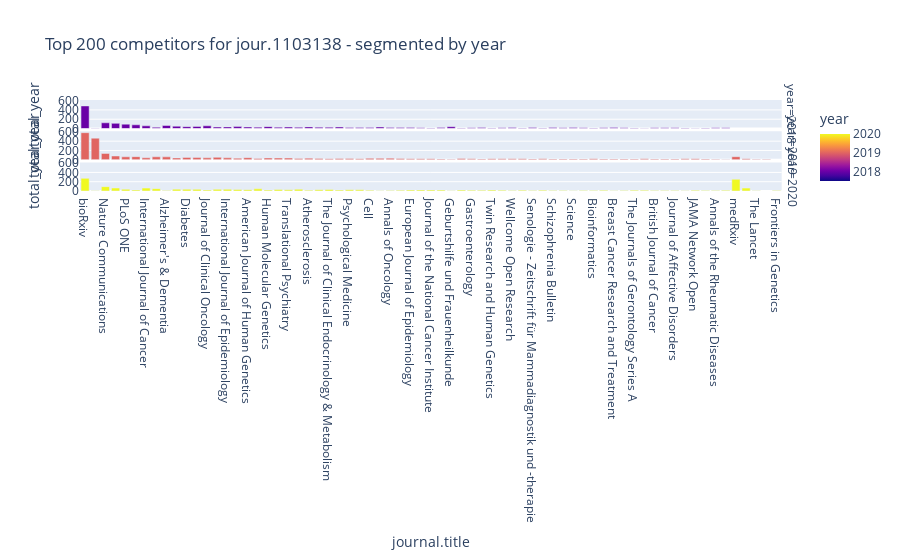

Notebook code for this chart:
### Code cell
threshold = 200
temp = journals.sort_values("year", ascending=True).groupby("year").head(threshold)

px.bar(journals[:threshold], 
       x="journal.title", y="total_year", 
       color="year",
       facet_row="year",
       height=900,
       hover_name="journal.title", 
       hover_data=['journal.id', 'journal.title', 'total' ], 
       title=f"Top {threshold} competitors for {journal_id} - segmented by year")

### Figure 1 — Plotly figure (JSON) as saved in the notebook; plotly's stock layout.template omitted (floating-point values rounded to 4 significant figures; data arrays with more than 128 entries replaced by an {"elided": "..."} marker saying what was removed)
{"data": [{"alignmentgroup": "True", "customdata": {"elided": "64x3 mixed values"}, "hovertemplate": "<b>%{hovertext}</b><br><br>year=%{marker.color}<br>journal.title=%{customdata[1]}<br>total_year=%{y}<br>journal.id=%{customdata[0]}<br>total=%{customdata[2]}<extra></extra>", "hovertext": ["bioRxiv", "European Neuropsychopharmacology", "Nature Communications", "Scientific Reports", "PLoS ONE", "European Heart Journal", "International Journal of Cancer", "Circulation", "Alzheimer's & Dementia", "Biological Psychiatry", "Diabetes", "Molecular Psychiatry", "Journal of Clinical Oncology", "Journal of the American College of Cardiology", "International Journal of Epidemiology", "Osteoarthritis and Cartilage", "American Journal of Human Genetics", "Cancer Epidemiology Biomarkers & Prevention", "Human Molecular Genetics", "SSRN Electronic Journal", "Translational Psychiatry", "Nature", "Atherosclerosis", "Diabetes Care", "The Journal of Clinical Endocrinology & Metabolism", "Diabetologia", "Psychological Medicine", "Journal of the American Heart Association", "Cell", "Blood", "Annals of Oncology", "BMJ Open", "European Journal of Epidemiology", "European Journal of Human Genetics", "Journal of the National Cancer Institute", "Circulation Genomic and Precision Medicine", "Geburtshilfe und Frauenheilkunde", "Nutrients", "Gastroenterology", "PLOS Genetics", "Twin Research and Human Genetics", "Genetic Epidemiology", "Wellcome Open Research", "American Journal of Clinical Nutrition", "Senologie - Zeitschrift für Mammadiagnostik und -therapie", "Genetics in Medicine", "Schizophrenia Bulletin", "PLoS Medicine", "Science", "International Journal of Obesity", "Bioinformatics", "Neurology", "Breast Cancer Research and Treatment", "The BMJ", "The Journals of Gerontology Series A", "Nature Medicine", "British Journal of Cancer", "Clinical Epigenetics", "Journal of Affective Disorders", "Heart", "JAMA Network Open", "American Journal of Epidemiology", "Annals of the Rheumatic Diseases", "Stroke"], "legendgroup": "", "marker": {"color": [2018, 2018, 2018, 2018, 2018, 2018, 2018, 2018, 2018, 2018, 2018, 2018, 2018, 2018, 2018, 2018, 2018, 2018, 2018, 2018, 2018, 2018, 2018, 2018, 2018, 2018, 2018, 2018, 2018, 2018, 2018, 2018, 2018, 2018, 2018, 2018, 2018, 2018, 2018, 2018, 2018, 2018, 2018, 2018, 2018, 2018, 2018, 2018, 2018, 2018, 2018, 2018, 2018, 2018, 2018, 2018, 2018, 2018, 2018, 2018, 2018, 2018, 2018, 2018], "coloraxis": "coloraxis"}, "name": "", "offsetgroup": "", "orientation": "v", "showlegend": false, "textposition": "auto", "type": "bar", "x": ["bioRxiv", "European Neuropsychopharmacology", "Nature Communications", "Scientific Reports", "PLoS ONE", "European Heart Journal", "International Journal of Cancer", "Circulation", "Alzheimer's & Dementia", "Biological Psychiatry", "Diabetes", "Molecular Psychiatry", "Journal of Clinical Oncology", "Journal of the American College of Cardiology", "International Journal of Epidemiology", "Osteoarthritis and Cartilage", "American Journal of Human Genetics", "Cancer Epidemiology Biomarkers & Prevention", "Human Molecular Genetics", "SSRN Electronic Journal", "Translational Psychiatry", "Nature", "Atherosclerosis", "Diabetes Care", "The Journal of Clinical Endocrinology & Metabolism", "Diabetologia", "Psychological Medicine", "Journal of the American Heart Association", "Cell", "Blood", "Annals of Oncology", "BMJ Open", "European Journal of Epidemiology", "European Journal of Human Genetics", "Journal of the National Cancer Institute", "Circulation Genomic and Precision Medicine", "Geburtshilfe und Frauenheilkunde", "Nutrients", "Gastroenterology", "PLOS Genetics", "Twin Research and Human Genetics", "Genetic Epidemiology", "Wellcome Open Research", "American Journal of Clinical Nutrition", "Senologie - Zeitschrift für Mammadiagnostik und -therapie", "Genetics in Medicine", "Schizophrenia Bulletin", "PLoS Medicine", "Science", "International Journal of Obesity", "Bioinformatics", "Neurology", "Breast Cancer Research and Treatment", "The BMJ", "The Journals of Gerontology Series A", "Nature Medicine", "British Journal of Cancer", "Clinical Epigenetics", "Journal of Affective Disorders", "Heart", "JAMA Network Open", "American Journal of Epidemiology", "Annals of the Rheumatic Diseases", "Stroke"], "xaxis": "x3", "y": [486, 8, 123, 111, 94, 80, 58, 26, 66, 50, 39, 45, 58, 31, 34, 41, 32, 29, 40, 27, 31, 25, 35, 27, 26, 32, 22, 24, 24, 32, 24, 23, 20, 17, 13, 23, 38, 9, 19, 22, 11, 16, 21, 11, 22, 13, 21, 18, 22, 17, 11, 14, 24, 17, 10, 8, 17, 16, 14, 13, 4, 11, 17, 18], "yaxis": "y3"}, {"alignmentgroup": "True", "customdata": {"elided": "68x3 mixed values"}, "hovertemplate": "<b>%{hovertext}</b><br><br>year=%{marker.color}<br>journal.title=%{customdata[1]}<br>total_year=%{y}<br>journal.id=%{customdata[0]}<br>total=%{customdata[2]}<extra></extra>", "hovertext": ["bioRxiv", "European Neuropsychopharmacology", "Nature Communications", "medRxiv", "Scientific Reports", "PLoS ONE", "European Heart Journal", "International Journal of Cancer", "Circulation", "Alzheimer's & Dementia", "Biological Psychiatry", "Diabetes", "Molecular Psychiatry", "Journal of Clinical Oncology", "Journal of the American College of Cardiology", "International Journal of Epidemiology", "Osteoarthritis and Cartilage", "American Journal of Human Genetics", "Cancer Epidemiology Biomarkers & Prevention", "Human Molecular Genetics", "SSRN Electronic Journal", "Translational Psychiatry", "Nature", "Atherosclerosis", "Research Square", "Diabetes Care", "The Journal of Clinical Endocrinology & Metabolism", "Diabetologia", "Psychological Medicine", "Journal of the American Heart Association", "Cell", "Blood", "Annals of Oncology", "BMJ Open", "European Journal of Epidemiology", "European Journal of Human Genetics", "Circulation Genomic and Precision Medicine", "Journal of the National Cancer Institute", "Nutrients", "Geburtshilfe und Frauenheilkunde", "Gastroenterology", "PLOS Genetics", "Twin Research and Human Genetics", "Genetic Epidemiology", "Wellcome Open Research", "Senologie - Zeitschrift für Mammadiagnostik und -therapie", "Genetics in Medicine", "American Journal of Clinical Nutrition", "Schizophrenia Bulletin", "PLoS Medicine", "Science", "Neurology", "Bioinformatics", "International Journal of Obesity", "Breast Cancer Research and Treatment", "The BMJ", "Nature Medicine", "The Journals of Gerontology Series A", "Clinical Epigenetics", "British Journal of Cancer", "Journal of Affective Disorders", "JAMA Network Open", "Heart", "Annals of the Rheumatic Diseases", "American Journal of Epidemiology", "Stroke", "The Lancet", "Journal of Hypertension"], "legendgroup": "", "marker": {"color": [2019, 2019, 2019, 2019, 2019, 2019, 2019, 2019, 2019, 2019, 2019, 2019, 2019, 2019, 2019, 2019, 2019, 2019, 2019, 2019, 2019, 2019, 2019, 2019, 2019, 2019, 2019, 2019, 2019, 2019, 2019, 2019, 2019, 2019, 2019, 2019, 2019, 2019, 2019, 2019, 2019, 2019, 2019, 2019, 2019, 2019, 2019, 2019, 2019, 2019, 2019, 2019, 2019, 2019, 2019, 2019, 2019, 2019, 2019, 2019, 2019, 2019, 2019, 2019, 2019, 2019, 2019, 2019], "coloraxis": "coloraxis"}, "name": "", "offsetgroup": "", "orientation": "v", "showlegend": false, "textposition": "auto", "type": "bar", "x": ["bioRxiv", "European Neuropsychopharmacology", "Nature Communications", "medRxiv", "Scientific Reports", "PLoS ONE", "European Heart Journal", "International Journal of Cancer", "Circulation", "Alzheimer's & Dementia", "Biological Psychiatry", "Diabetes", "Molecular Psychiatry", "Journal of Clinical Oncology", "Journal of the American College of Cardiology", "International Journal of Epidemiology", "Osteoarthritis and Cartilage", "American Journal of Human Genetics", "Cancer Epidemiology Biomarkers & Prevention", "Human Molecular Genetics", "SSRN Electronic Journal", "Translational Psychiatry", "Nature", "Atherosclerosis", "Research Square", "Diabetes Care", "The Journal of Clinical Endocrinology & Metabolism", "Diabetologia", "Psychological Medicine", "Journal of the American Heart Association", "Cell", "Blood", "Annals of Oncology", "BMJ Open", "European Journal of Epidemiology", "European Journal of Human Genetics", "Circulation Genomic and Precision Medicine", "Journal of the National Cancer Institute", "Nutrients", "Geburtshilfe und Frauenheilkunde", "Gastroenterology", "PLOS Genetics", "Twin Research and Human Genetics", "Genetic Epidemiology", "Wellcome Open Research", "Senologie - Zeitschrift für Mammadiagnostik und -therapie", "Genetics in Medicine", "American Journal of Clinical Nutrition", "Schizophrenia Bulletin", "PLoS Medicine", "Science", "Neurology", "Bioinformatics", "International Journal of Obesity", "Breast Cancer Research and Treatment", "The BMJ", "Nature Medicine", "The Journals of Gerontology Series A", "Clinical Epigenetics", "British Journal of Cancer", "Journal of Affective Disorders", "JAMA Network Open", "Heart", "Annals of the Rheumatic Diseases", "American Journal of Epidemiology", "Stroke", "The Lancet", "Journal of Hypertension"], "xaxis": "x2", "y": [583, 465, 136, 66, 81, 64, 67, 42, 64, 62, 39, 51, 47, 41, 52, 41, 33, 44, 26, 38, 37, 36, 25, 34, 22, 29, 24, 27, 26, 23, 30, 30, 34, 27, 21, 22, 17, 24, 28, 11, 19, 17, 23, 20, 20, 18, 19, 21, 16, 18, 17, 18, 22, 16, 15, 18, 20, 16, 15, 15, 17, 22, 20, 12, 15, 7, 11, 12], "yaxis": "y2"}, {"alignmentgroup": "True", "customdata": {"elided": "68x3 mixed values"}, "hovertemplate": "<b>%{hovertext}</b><br><br>year=%{marker.color}<br>journal.title=%{customdata[1]}<br>total_year=%{y}<br>journal.id=%{customdata[0]}<br>total=%{customdata[2]}<extra></extra>", "hovertext": ["bioRxiv", "European Neuropsychopharmacology", "Nature Communications", "medRxiv", "Scientific Reports", "PLoS ONE", "European Heart Journal", "International Journal of Cancer", "Circulation", "Alzheimer's & Dementia", "Diabetes", "Biological Psychiatry", "Molecular Psychiatry", "Journal of Clinical Oncology", "Journal of the American College of Cardiology", "International Journal of Epidemiology", "Osteoarthritis and Cartilage", "American Journal of Human Genetics", "Cancer Epidemiology Biomarkers & Prevention", "Human Molecular Genetics", "SSRN Electronic Journal", "Translational Psychiatry", "Nature", "Atherosclerosis", "Research Square", "Diabetes Care", "The Journal of Clinical Endocrinology & Metabolism", "Diabetologia", "Psychological Medicine", "Journal of the American Heart Association", "Cell", "Annals of Oncology", "Blood", "BMJ Open", "European Journal of Human Genetics", "European Journal of Epidemiology", "Journal of the National Cancer Institute", "Circulation Genomic and Precision Medicine", "Nutrients", "Geburtshilfe und Frauenheilkunde", "Gastroenterology", "PLOS Genetics", "Genetic Epidemiology", "Twin Research and Human Genetics", "Wellcome Open Research", "American Journal of Clinical Nutrition", "Senologie - Zeitschrift für Mammadiagnostik und -therapie", "Genetics in Medicine", "Schizophrenia Bulletin", "PLoS Medicine", "Science", "International Journal of Obesity", "Bioinformatics", "Neurology", "Breast Cancer Research and Treatment", "The BMJ", "The Journals of Gerontology Series A", "Nature Medicine", "British Journal of Cancer", "Clinical Epigenetics", "Journal of Affective Disorders", "Heart", "JAMA Network Open", "Annals of the Rheumatic Diseases", "Stroke", "American Journal of Epidemiology", "Frontiers in Genetics", "The Lancet"], "legendgroup": "", "marker": {"color": [2020, 2020, 2020, 2020, 2020, 2020, 2020, 2020, 2020, 2020, 2020, 2020, 2020, 2020, 2020, 2020, 2020, 2020, 2020, 2020, 2020, 2020, 2020, 2020, 2020, 2020, 2020, 2020, 2020, 2020, 2020, 2020, 2020, 2020, 2020, 2020, 2020, 2020, 2020, 2020, 2020, 2020, 2020, 2020, 2020, 2020, 2020, 2020, 2020, 2020, 2020, 2020, 2020, 2020, 2020, 2020, 2020, 2020, 2020, 2020, 2020, 2020, 2020, 2020, 2020, 2020, 2020, 2020], "coloraxis": "coloraxis"}, "name": "", "offsetgroup": "", "orientation": "v", "showlegend": false, "textposition": "auto", "type": "bar", "x": ["bioRxiv", "European Neuropsychopharmacology", "Nature Communications", "medRxiv", "Scientific Reports", "PLoS ONE", "European Heart Journal", "International Journal of Cancer", "Circulation", "Alzheimer's & Dementia", "Diabetes", "Biological Psychiatry", "Molecular Psychiatry", "Journal of Clinical Oncology", "Journal of the American College of Cardiology", "International Journal of Epidemiology", "Osteoarthritis and Cartilage", "American Journal of Human Genetics", "Cancer Epidemiology Biomarkers & Prevention", "Human Molecular Genetics", "SSRN Electronic Journal", "Translational Psychiatry", "Nature", "Atherosclerosis", "Research Square", "Diabetes Care", "The Journal of Clinical Endocrinology & Metabolism", "Diabetologia", "Psychological Medicine", "Journal of the American Heart Association", "Cell", "Annals of Oncology", "Blood", "BMJ Open", "European Journal of Human Genetics", "European Journal of Epidemiology", "Journal of the National Cancer Institute", "Circulation Genomic and Precision Medicine", "Nutrients", "Geburtshilfe und Frauenheilkunde", "Gastroenterology", "PLOS Genetics", "Genetic Epidemiology", "Twin Research and Human Genetics", "Wellcome Open Research", "American Journal of Clinical Nutrition", "Senologie - Zeitschrift für Mammadiagnostik und -therapie", "Genetics in Medicine", "Schizophrenia Bulletin", "PLoS Medicine", "Science", "International Journal of Obesity", "Bioinformatics", "Neurology", "Breast Cancer Research and Treatment", "The BMJ", "The Journals of Gerontology Series A", "Nature Medicine", "British Journal of Cancer", "Clinical Epigenetics", "Journal of Affective Disorders", "Heart", "JAMA Network Open", "Annals of the Rheumatic Diseases", "Stroke", "American Journal of Epidemiology", "Frontiers in Genetics", "The Lancet"], "xaxis": "x", "y": [272, 7, 94, 252, 64, 38, 23, 62, 51, 11, 39, 40, 36, 21, 36, 37, 33, 28, 46, 19, 31, 25, 37, 16, 62, 26, 32, 19, 26, 25, 15, 9, 5, 15, 23, 21, 22, 19, 19, 7, 17, 15, 17, 19, 10, 18, 10, 18, 12, 12, 8, 13, 13, 14, 6, 10, 17, 15, 10, 11, 10, 7, 14, 10, 14, 13, 10, 7], "yaxis": "y"}], "layout": {"annotations": [{"font": {}, "showarrow": false, "text": "year=2020", "textangle": 90, "x": 0.98, "xanchor": "left", "xref": "paper", "y": 0.1567, "yanchor": "middle", "yref": "paper"}, {"font": {}, "showarrow": false, "text": "year=2019", "textangle": 90, "x": 0.98, "xanchor": "left", "xref": "paper", "y": 0.5, "yanchor": "middle", "yref": "paper"}, {"font": {}, "showarrow": false, "text": "year=2018", "textangle": 90, "x": 0.98, "xanchor": "left", "xref": "paper", "y": 0.8433, "yanchor": "middle", "yref": "paper"}], "autosize": true, "barmode": "relative", "coloraxis": {"colorbar": {"title": {"text": "year"}}, "colorscale": [[0, "#0d0887"], [0.1111, "#46039f"], [0.2222, "#7201a8"], [0.3333, "#9c179e"], [0.4444, "#bd3786"], [0.5556, "#d8576b"], [0.6667, "#ed7953"], [0.7778, "#fb9f3a"], [0.8889, "#fdca26"], [1, "#f0f921"]]}, "legend": {"tracegroupgap": 0}, "title": {"text": "Top 200 competitors for jour.1103138 - segmented by year"}, "xaxis": {"anchor": "y", "autorange": true, "domain": [0, 0.98], "range": [-0.5, 68.5], "title": {"text": "journal.title"}, "type": "category"}, "xaxis2": {"anchor": "y2", "autorange": true, "domain": [0, 0.98], "matches": "x", "range": [-0.5, 68.5], "showticklabels": false, "type": "category"}, "xaxis3": {"anchor": "y3", "autorange": true, "domain": [0, 0.98], "matches": "x", "range": [-0.5, 68.5], "showticklabels": false, "type": "category"}, "yaxis": {"anchor": "x", "autorange": true, "domain": [0, 0.3133], "range": [0, 613.7], "title": {"text": "total_year"}, "type": "linear"}, "yaxis2": {"anchor": "x2", "autorange": true, "domain": [0.3433, 0.6567], "matches": "y", "range": [0, 613.7], "title": {"text": "total_year"}, "type": "linear"}, "yaxis3": {"anchor": "x3", "autorange": true, "domain": [0.6867, 1.0], "matches": "y", "range": [0, 613.7], "title": {"text": "total_year"}, "type": "linear"}}}
